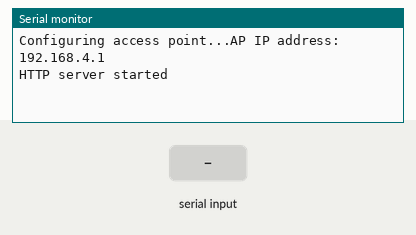
This sketch was run on a simulated ESP8266 (NodeMCU). Parts: the last lines printed to the serial monitor. The test bench sets the inputs (shaded band).

Above: at 2.2 s.
2.3 s: "1" received over Serial
At 3.3 s:
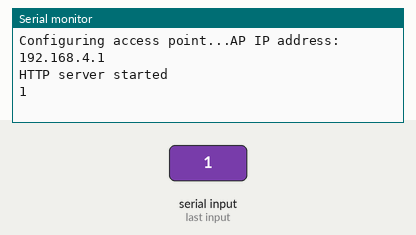
3.8 s: "0" received over Serial
At 4.4 s:
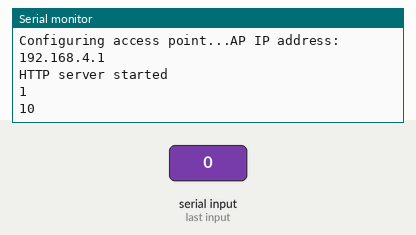

Measured:
- after the input at 2.3 s, the serial monitor: prints a new line at once (image 1)
- after the input at 3.8 s, the serial monitor: prints a new line at once (image 2)

The sketch:

WiFiAccessPoint.ino
```cpp
// (licence header left out)
/* Create a WiFi access point and provide a web server on it. */

#include <ESP8266WiFi.h>
#include <WiFiClient.h>
#include <ESP8266WebServer.h>

/* Set these to your desired credentials. */
const char *ssid = "ESPap";
const char *password = "thereisnospoon";
String dataIn;
String serial_data;
boolean parsing = false;
ESP8266WebServer server(80);

/* Just a little test message.  Go to http://192.168.4.1 in a web browser
 * connected to this access point to see it.
 */
void handleRoot() {
    server.sendHeader("Refresh", "2" );
    server.send(200, "text/html","Data : "+serial_data);
}

void setup() {
	delay(1000);
	Serial.begin(115200);
	Serial.println();
	Serial.print("Configuring access point...");
	/* You can remove the password parameter if you want the AP to be open. */
	WiFi.softAP(ssid, password);

	IPAddress myIP = WiFi.softAPIP();
	Serial.print("AP IP address: ");
	Serial.println(myIP);
	server.on("/", handleRoot);
	server.begin();
	Serial.println("HTTP server started");
}

void loop() {
    while(Serial.available()>0){
    char inChar = (char)Serial.read();                //serial in char per char
    dataIn += inChar;                                 //tampung char
    serial_data = dataIn;
    Serial.println(serial_data);
    if (inChar == ' ')                  //indikasi paket data selesai (CR)
    {
      parsing = true;

    }
    if (parsing)
    {
      parsing = false;                     //parsing selesai
      dataIn = " ";                        //data penampung dihapus
    }
  }
	server.handleClient();
}
```
